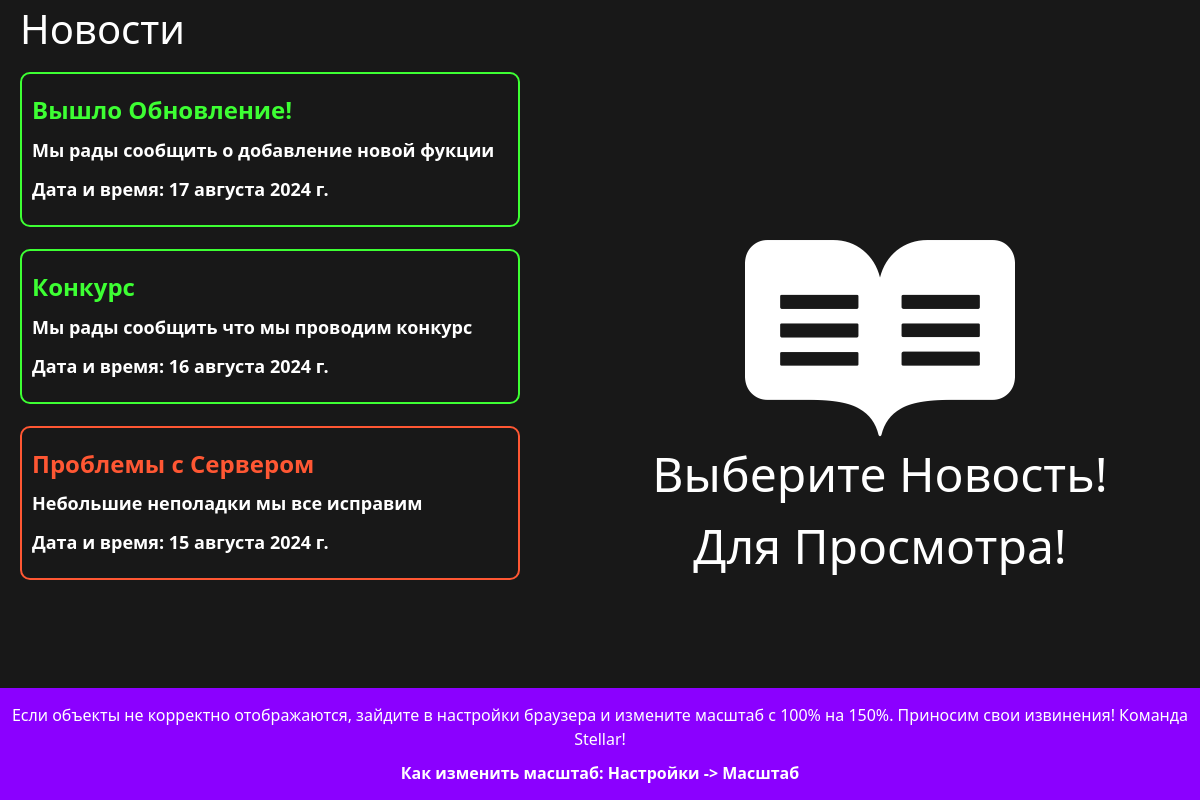
/news, run on an earlier commit of the app's database.
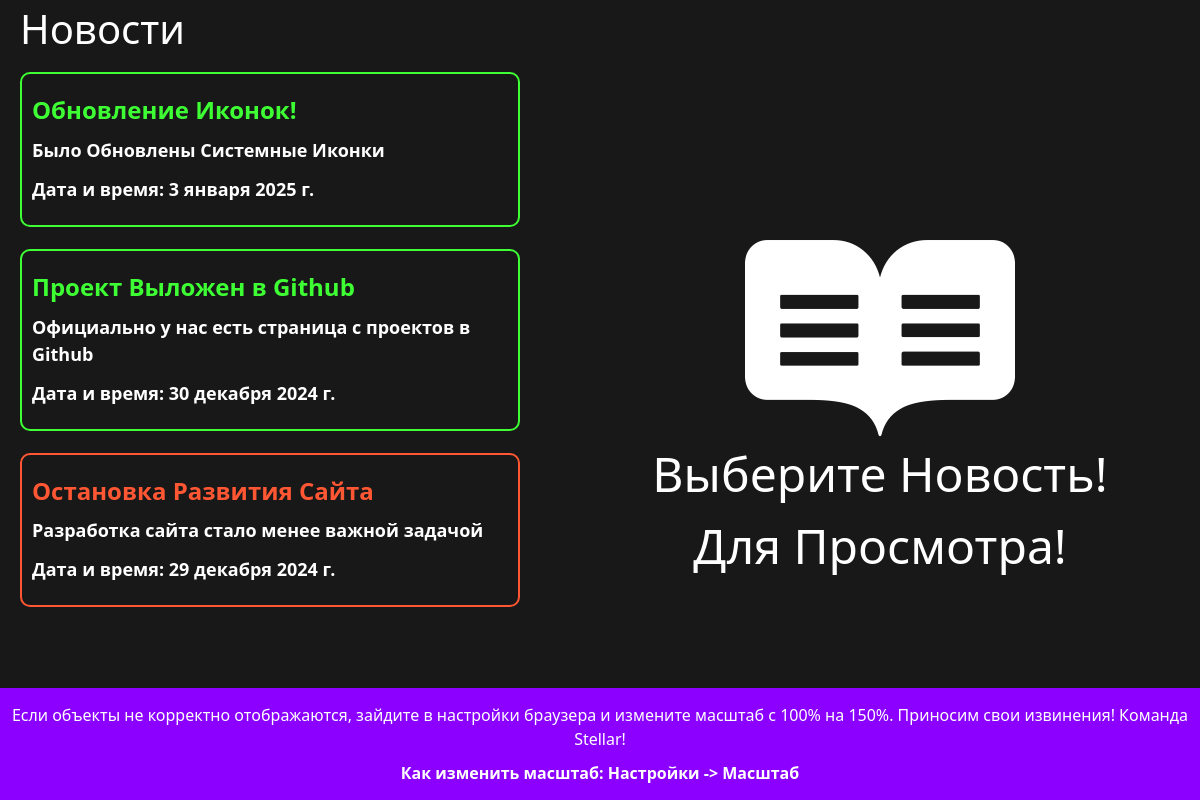
And on a later commit of the database.
### main/models.py (models this page shows, shortened)
class Article(models.Model):
    TYPE_CHOICES = (
        ('problem', 'Проблема'),
        ('update', 'Обновление'),
    )
    title = models.CharField('Название', max_length=50)
    anons = models.CharField('Анонс', max_length=250)
    full_text = models.TextField('Статья')
    date = models.DateField('Дата публикации')
    type = models.CharField('Тип', max_length=10, choices=TYPE_CHOICES, default='update')
    image = models.ImageField('Изображение', upload_to='news_images/', blank=True, null=True)
    class Meta:
        verbose_name = 'Новость'
        verbose_name_plural = 'Новости'

### main/views.py (the view)
# urls.py: path('news', views.news, name='News'),
def news(request):
    news = Article.objects.order_by('-date')
    return render(request, 'main/news.html', {'news': news})

### main/templates/main/news.html (shortened to what this page needs)
{% extends 'main/layout.html' %}
{% load static %}
{% block content %}
<link rel="stylesheet" href="{% static 'main/css/news.css' %}">
<div id="stars-container"></div>
<div id="shooting-stars-container"></div>
<div class="news-container">
    <h1>Новости</h1>
    {% if news %}
        {% for el in news %}
            <a href="#" class="alert-link" data-id="{{ el.id }}">
                <div class="alert {% if el.type == 'problem' %}alert-problem{% else %}alert-update{% endif %}">
                    <h3>{{ el.title }}</h3>
                    <p>{{ el.anons }}</p>
                    <p>Дата и время: {{ el.date }}</p>
                </div>
            </a>
        {% endfor %}
    {% else %}
        <p>Где Новости? Куда они пропали!?</p>
    {% endif %}
</div>
<div class="content-container">
    <div id="news-content">
        <i class="fa-brands fa-readme fa-10x"></i>
        <p1>Выберите Новость! Для Просмотра!</p1>
    </div>
</div>
{% endblock %}

### main/templates/main/layout.html (shortened to what this page needs)
{% load static %}
<!doctype html>
<html lang="ru">
<head>
    <link rel="stylesheet" href="https://cdn.jsdelivr.net/npm/bootstrap@5.3.2/dist/css/bootstrap.min.css">
    <link rel="stylesheet" href="{% static 'main/css/main.css' %}">
    <link rel="stylesheet" href="https://use.fontawesome.com/releases/v6.5.2/css/all.css">
    <link rel="stylesheet" href="https://cdnjs.cloudflare.com/ajax/libs/animate.css/4.1.1/animate.min.css">
    <link rel="stylesheet" href="https://cdnjs.cloudflare.com/ajax/libs/hover.css/2.3.1/css/hover-min.css">
    <link rel="stylesheet" href="https://cdnjs.cloudflare.com/ajax/libs/nprogress/0.2.0/nprogress.min.css" />
</head>
<body>
    <div id="content">
        <main>
            {% block content %}
            {% endblock %}
        </main>
    </div>
    <div id="notification-banner" class="notification-banner">
        <p id="notification-text">Если объекты не корректно отображаются, зайдите в настройки браузера и измените масштаб с 100% на <span id="recommended-scale">150%</span>. Приносим свои извинения! Команда Stellar!</p>
        <p class="instruction">Как изменить масштаб: Настройки -> Масштаб</p>
    </div>
</body>
</html>

### main/static/main/css/main.css (style rules this page uses)
body { background: #181818; }
.notification-banner { position: fixed; bottom: 0; left: 0; width: 100%; background-color: #8B00FF; color: #ffffff; text-align: center; padding: 10px; font-size: 16px; z-index: 1002; transition: opacity 0.5s ease, visibility 0.5s ease; opacity: 0; visibility: hidden; }
.notification-banner.visible { opacity: 1; visibility: visible; }
main { float: left; color: #fff; margin-top: 20px; text-align: center; width: 85%; }

### main/static/main/css/news.css (style rules this page uses)
html, body { overflow: hidden; height: 100%; margin: 0; padding: 0; background-color: #000; animation: fadeInBackground 3s ease-in-out forwards; }
.news-container { display: flex; flex-direction: column; align-items: flex-start; padding: 20px; margin-top: -35px; }
.alert-link { text-decoration: none; color: inherit; }
.alert { width: 500px; margin: 11px 0; padding: 10px; text-align: left; border: 2px solid #333; border-radius: 10px; color: white; position: relative; transition: background-color 0.3s; background: transparent; }
.alert h3 { color: inherit; margin: 12px 0; font-size: 24px; font-weight: bold; transition: color 0.3s; }
.alert p { color: white; margin: 12px 0; font-size: 18px; }
.alert-problem { border-color: #FF5733; }
.alert-problem h3 { color: #FF5733; }
.alert-update { border-color: #3DFF33; }
.alert-update h3 { color: #3DFF33; }
.content-container { position: fixed; right: 70px; top: 50%; transform: translateY(-50%); width: 500px; padding: 20px; border: none; border-radius: 10px; background: transparent; }
.fa-readme { font-size: 15em; color: white; margin-bottom: -20px; }
.content-container p1 { font-size: 48px; color: white; margin-top: 0px; }
#stars-container, #shooting-stars-container { position: absolute; top: 0; left: 0; width: 100%; height: 100%; z-index: 0; }

### main/templates/main/layout.html (style rules this page uses)
.notification-banner { position: fixed; bottom: 0; left: 0; width: 100%; background-color: #8B00FF; color: #ffffff; text-align: center; padding: 10px; font-size: 16px; z-index: 1002; transition: opacity 0.5s ease, visibility 0.5s ease; opacity: 0; visibility: hidden; }
.notification-banner.visible { opacity: 1; visibility: visible; }
.notification-banner p { margin: 5px 0; }
.notification-banner .instruction { font-weight: bold; margin-top: 10px; }

What changed in the data, as far as the page shows it:
changed Article: title "Конкурс" → "Обновление Иконок!"; anons "Мы рады сообщить что мы проводим конкурс" → "Было Обновлены Системные Иконки"; date "16 августа 2024 г." → "3 января 2025 г."; moves up the list
changed Article: title "Вышло Обновление!" → "Проект Выложен в Github"; anons "Мы рады сообщить о добавление новой фукции" → "Официально у нас есть страница с проектов в Github"; date "17 августа 2024 г." → "30 декабря 2024 г."
changed Article: title "Проблемы с Сервером" → "Остановка Развития Сайта"; anons "Небольшие неполадки мы все исправим" → "Разработка сайта стало менее важной задачой"; date "15 августа 2024 г." → "29 декабря 2024 г."
